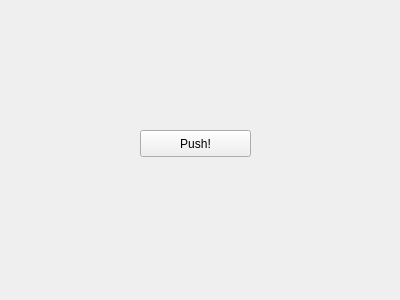
<?xml version="1.0" encoding="UTF-8"?>
<ui version="4.0">
 <class>Form</class>
 <widget class="QWidget" name="Form">
  <property name="geometry">
   <rect>
    <x>0</x>
    <y>0</y>
    <width>400</width>
    <height>300</height>
   </rect>
  </property>
  <property name="windowTitle">
   <string>Form</string>
  </property>
  <widget class="QPushButton" name="pushButton">
   <property name="geometry">
    <rect>
     <x>140</x>
     <y>130</y>
     <width>111</width>
     <height>27</height>
    </rect>
   </property>
   <property name="text">
    <string>Push!</string>
   </property>
  </widget>
 </widget>
 <resources/>
 <connections/>
</ui>
